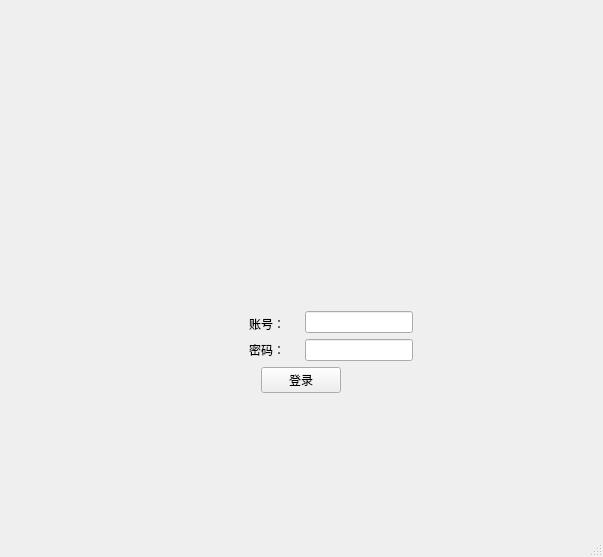
<?xml version="1.0" encoding="UTF-8"?>
<ui version="4.0">
 <class>MainWindow</class>
 <widget class="QMainWindow" name="MainWindow">
  <property name="geometry">
   <rect>
    <x>0</x>
    <y>0</y>
    <width>603</width>
    <height>557</height>
   </rect>
  </property>
  <property name="windowTitle">
   <string>MainWindow</string>
  </property>
  <widget class="QWidget" name="centralwidget">
   <layout class="QGridLayout" name="gridLayout_2">
    <item row="1" column="0">
     <layout class="QVBoxLayout" name="verticalLayout">
      <item>
       <layout class="QHBoxLayout" name="horizontalLayout_4">
        <item alignment="Qt::AlignHCenter|Qt::AlignVCenter">
         <widget class="QLabel" name="loginMainImage">
          <property name="text">
           <string>&lt;html&gt;&lt;head/&gt;&lt;body&gt;&lt;p&gt;&lt;img src=&quot;:/login/res/jxufe.jpg&quot;/&gt;&lt;/p&gt;&lt;/body&gt;&lt;/html&gt;</string>
          </property>
         </widget>
        </item>
       </layout>
      </item>
      <item>
       <layout class="QHBoxLayout" name="horizontalLayout_3">
        <item alignment="Qt::AlignRight|Qt::AlignBottom">
         <widget class="QLabel" name="loginNamePrompt">
          <property name="text">
           <string>账号：    </string>
          </property>
         </widget>
        </item>
        <item alignment="Qt::AlignLeft|Qt::AlignBottom">
         <widget class="QLineEdit" name="loginNameInput"/>
        </item>
       </layout>
      </item>
      <item>
       <layout class="QHBoxLayout" name="horizontalLayout_2">
        <item alignment="Qt::AlignRight">
         <widget class="QLabel" name="loginPasswdPrompt">
          <property name="text">
           <string>密码：    </string>
          </property>
         </widget>
        </item>
        <item alignment="Qt::AlignLeft">
         <widget class="QLineEdit" name="loginPasswdInput"/>
        </item>
       </layout>
      </item>
      <item>
       <layout class="QHBoxLayout" name="horizontalLayout">
        <item alignment="Qt::AlignHCenter|Qt::AlignTop">
         <widget class="QPushButton" name="loginButton">
          <property name="text">
           <string>登录</string>
          </property>
         </widget>
        </item>
       </layout>
      </item>
     </layout>
    </item>
   </layout>
  </widget>
  <widget class="QStatusBar" name="statusbar"/>
 </widget>
 <resources>
  <include location="res.qrc"/>
 </resources>
 <connections/>
</ui>
